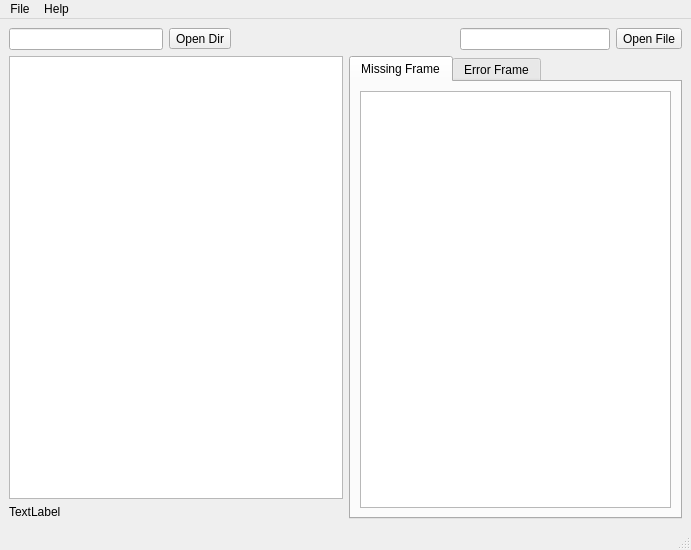
<?xml version="1.0" encoding="UTF-8"?>
<ui version="4.0">
 <class>MainWindow__seq_mgr</class>
 <widget class="QMainWindow" name="MainWindow__seq_mgr">
  <property name="geometry">
   <rect>
    <x>0</x>
    <y>0</y>
    <width>691</width>
    <height>550</height>
   </rect>
  </property>
  <property name="windowTitle">
   <string>MainWindow</string>
  </property>
  <widget class="QWidget" name="centralwidget">
   <layout class="QVBoxLayout" name="verticalLayout_4">
    <item>
     <layout class="QHBoxLayout" name="horizontalLayout_3">
      <item>
       <layout class="QHBoxLayout" name="horizontalLayout">
        <item>
         <widget class="QLineEdit" name="lineEdit__dirpath"/>
        </item>
        <item>
         <widget class="QToolButton" name="toolButton__dirpath">
          <property name="text">
           <string>Open Dir</string>
          </property>
         </widget>
        </item>
       </layout>
      </item>
      <item>
       <spacer name="horizontalSpacer">
        <property name="orientation">
         <enum>Qt::Horizontal</enum>
        </property>
        <property name="sizeHint" stdset="0">
         <size>
          <width>40</width>
          <height>20</height>
         </size>
        </property>
       </spacer>
      </item>
      <item>
       <layout class="QHBoxLayout" name="horizontalLayout_2">
        <item>
         <widget class="QLineEdit" name="lineEdit__work_filepath">
          <property name="readOnly">
           <bool>true</bool>
          </property>
         </widget>
        </item>
        <item>
         <widget class="QToolButton" name="toolButton__work_filepath">
          <property name="text">
           <string>Open File</string>
          </property>
         </widget>
        </item>
       </layout>
      </item>
     </layout>
    </item>
    <item>
     <layout class="QHBoxLayout" name="horizontalLayout_4">
      <item>
       <layout class="QVBoxLayout" name="verticalLayout">
        <item>
         <widget class="QListWidget" name="listWidget__seq_info"/>
        </item>
        <item>
         <widget class="QLabel" name="label__seq_info">
          <property name="text">
           <string>TextLabel</string>
          </property>
         </widget>
        </item>
       </layout>
      </item>
      <item>
       <widget class="QTabWidget" name="tabWidget__error_frame">
        <property name="currentIndex">
         <number>0</number>
        </property>
        <widget class="QWidget" name="miss_frame_tab">
         <attribute name="icon">
          <iconset resource="../rc/icons.qrc">
           <normaloff>:/icons/icons/mosaic_24dp.png</normaloff>:/icons/icons/mosaic_24dp.png</iconset>
         </attribute>
         <attribute name="title">
          <string>Missing Frame</string>
         </attribute>
         <layout class="QVBoxLayout" name="verticalLayout_2">
          <item>
           <widget class="QListWidget" name="listWidget__missing"/>
          </item>
         </layout>
        </widget>
        <widget class="QWidget" name="err_frame_tab">
         <attribute name="icon">
          <iconset resource="../rc/icons.qrc">
           <normaloff>:/icons/icons/round_bubble_chart_24dp.png</normaloff>:/icons/icons/round_bubble_chart_24dp.png</iconset>
         </attribute>
         <attribute name="title">
          <string>Error Frame</string>
         </attribute>
         <layout class="QVBoxLayout" name="verticalLayout_3">
          <item>
           <widget class="QListWidget" name="listWidget__error_frame"/>
          </item>
         </layout>
        </widget>
       </widget>
      </item>
     </layout>
    </item>
   </layout>
  </widget>
  <widget class="QMenuBar" name="menubar">
   <property name="geometry">
    <rect>
     <x>0</x>
     <y>0</y>
     <width>691</width>
     <height>20</height>
    </rect>
   </property>
   <widget class="QMenu" name="menuFile">
    <property name="title">
     <string>File</string>
    </property>
    <addaction name="actionExit"/>
   </widget>
   <widget class="QMenu" name="menuHelp">
    <property name="title">
     <string>Help</string>
    </property>
    <addaction name="actionAbout"/>
   </widget>
   <addaction name="menuFile"/>
   <addaction name="menuHelp"/>
  </widget>
  <widget class="QStatusBar" name="statusbar"/>
  <action name="actionExit">
   <property name="text">
    <string>Exit</string>
   </property>
  </action>
  <action name="actionAbout">
   <property name="text">
    <string>About</string>
   </property>
  </action>
 </widget>
 <resources>
  <include location="../rc/icons.qrc"/>
 </resources>
 <connections/>
</ui>
